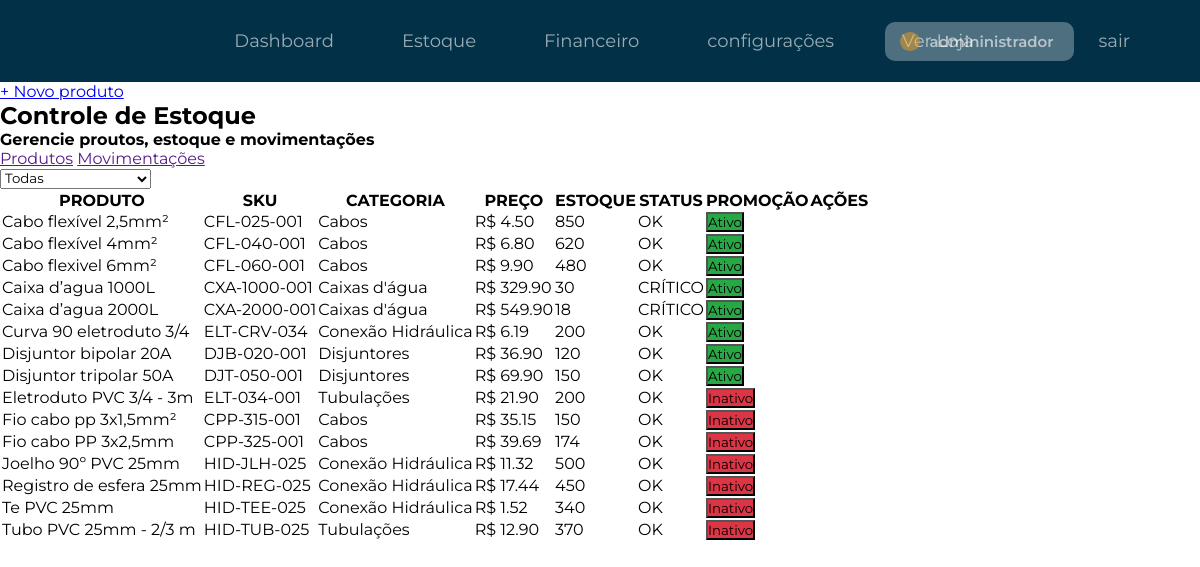
The app's page /admin/estoque.php with its own data.
### tables this page shows
CREATE TABLE produtos(
    id_produtos INT AUTO_INCREMENT PRIMARY KEY,
    nome_produtos VARCHAR(100) NOT NULL,
    sku VARCHAR(100) NOT NULL,
    categoria_id_produtos INT,
    preco DECIMAL(10,2) NOT NULL,
    estoque INT,
    descricao TEXT,
    capa VARCHAR(500),
    FOREIGN KEY (categoria_id_produtos)
    REFERENCES categoria(id_categorias)
);

CREATE TABLE categoria(
    id_categorias INT AUTO_INCREMENT PRIMARY KEY,
    nome_categorias VARCHAR(100) NOT NULL
);

### CRUD/crud.php (called while the page is built, shortened)
<?php
try {
    function readAll($pdo, $table, $where = null) {
        $sql = "SELECT * FROM $table";
        $stmt = $pdo->query($sql);
        return $stmt->fetchAll(PDO::FETCH_ASSOC);
    }
} catch (PDOException $e) {
    die("Erro de conexão: " . $e->getMessage());
}

### admin/estoque.php (the view, shortened to what this page needs)
<?php
    require_once 'CRUD/crud.php';
    $tabela_join = "produtos INNER JOIN categoria ON produtos.categoria_id_produtos = categoria.id_categorias";
    $lerProdutos = readAll($pdo, $tabela_join );
    $qt_min = 50;
?>
<!DOCTYPE html>
<html lang="pt-br">
<head>
    <link rel="stylesheet" href="../CSS/style.css">
        <link rel="stylesheet" href="../CSS/header_adm.css">
</head>
<body>
    <?php
        include 'partials/header_admin.php';
    ?>
    <a href="cadastro_produto.php" class="cproduto">+ Novo produto</a>
    <main>
        <section>
            <div class="inicio">
                <h2>Controle de Estoque</h2>
                <h4>Gerencie proutos, estoque e movimentações</h4>
                <div class="l">
                    <a href="" class="p">Produtos</a>
                    <a href="" class="m">Movimentações</a>
                </div>
                <div class="filtros">
                    <form method="GET">
                        <select name="categoria" onchange="this.form.submit()">
                            <option value="">Todas</option>
                        </select>
                    </form>
                </div>
            </div>
            <div class="b_tabela">
                <table>
                    <thead>
                        <tr>
                            <th>PRODUTO</th>
                            <th class="sku">SKU</th>
                            <th>CATEGORIA</th>
                            <th>PREÇO</th>
                            <th>ESTOQUE</th>
                            <th>STATUS</th>
                            <th>PROMOÇÃO</th>
                            <th>AÇÕES</th>
                        </tr>
                    </thead>
                    <tbody>
                        <?php
                            foreach($lerProdutos as $produtos){
                                if ($produtos['estoque'] <= $qt_min) {
                                    $situacao = 'CRÍTICO';
                                    $cor = 'vermelho';
                                } else {
                                    $situacao = 'OK';
                                    $cor = 'verde';
                                };
                        ?>
                        <tr>
                            <td class="produto"><?= $produtos['nome_produtos'] ?></td>
                            <td><?= $produtos['sku'] ?></td>
                            <td class="categoria"><?= $produtos['nome_categorias'] ?></td>
                            <td class="preco">R$ <?= $produtos['preco'] ?></td>
                            <td class="estoque"><?= $produtos['estoque'] ?></td>
                            <td class="status"><span class="<?= $cor ?>"><?= $situacao ?></span></td>
                            <td class="acoes-promocao">
                                <form method="POST" action="CRUD/toggle_promocao.php" style="display:inline;">
                                    <button type="submit" class="btn-toggle-promocao" style="background-color: <?= ($produtos['em_promocao'] == 1) ? '#28a745' : '#dc3545' ?>">
                                        <?= ($produtos['em_promocao'] == 1) ? 'Ativo' : 'Inativo' ?>
                                    </button>
                                </form>
                            </td>
                            <td class="acoes">
                            </td>
                        </tr>
                        <?php
                            };
                        ?>
                    </tbody>
                </table>
            </div>
        </section>
    </main>
</body>
</html>

### CSS/style.css (style rules this page uses)
* { margin: 0; padding: 0; box-sizing: border-box; font-family: 'Montserrat', sans-serif; }

### CSS/header_adm.css (style rules this page uses)
* { margin: 0; padding: 0; box-sizing: border-box; }

### records on screen
produtos: nome_produtos "Cabo flexível 2,5mm²", sku "CFL-025-001", categoria_id_produtos.nome_categorias "Cabos", preco "4.50", estoque "850", estoque "OK", em_promocao "Ativo"
produtos: nome_produtos "Cabo flexível 4mm²", sku "CFL-040-001", categoria_id_produtos.nome_categorias "Cabos", preco "6.80", estoque "620", estoque "OK", em_promocao "Ativo"
produtos: nome_produtos "Cabo flexivel 6mm²", sku "CFL-060-001", categoria_id_produtos.nome_categorias "Cabos", preco "9.90", estoque "480", estoque "OK", em_promocao "Ativo"
produtos: nome_produtos "Caixa d’agua 1000L", sku "CXA-1000-001", categoria_id_produtos.nome_categorias "Caixas d'água", preco "329.90", estoque "30", estoque "CRÍTICO", em_promocao "Ativo"
produtos: nome_produtos "Caixa d’agua 2000L", sku "CXA-2000-001", categoria_id_produtos.nome_categorias "Caixas d'água", preco "549.90", estoque "18", estoque "CRÍTICO", em_promocao "Ativo"
produtos: nome_produtos "Curva 90 eletroduto 3/4", sku "ELT-CRV-034", categoria_id_produtos.nome_categorias "Conexão Hidráulica", preco "6.19", estoque "200", estoque "OK", em_promocao "Ativo"
produtos: nome_produtos "Disjuntor bipolar 20A", sku "DJB-020-001", categoria_id_produtos.nome_categorias "Disjuntores", preco "36.90", estoque "120", estoque "OK", em_promocao "Ativo"
produtos: nome_produtos "Disjuntor tripolar 50A", sku "DJT-050-001", categoria_id_produtos.nome_categorias "Disjuntores", preco "69.90", estoque "150", estoque "OK", em_promocao "Ativo"
produtos: nome_produtos "Eletroduto PVC 3/4 - 3m", sku "ELT-034-001", categoria_id_produtos.nome_categorias "Tubulações", preco "21.90", estoque "200", estoque "OK", em_promocao "Inativo"
produtos: nome_produtos "Fio cabo pp 3x1,5mm²", sku "CPP-315-001", categoria_id_produtos.nome_categorias "Cabos", preco "35.15", estoque "150", estoque "OK", em_promocao "Inativo"
produtos: nome_produtos "Fio cabo PP 3x2,5mm", sku "CPP-325-001", categoria_id_produtos.nome_categorias "Cabos", preco "39.69", estoque "174", estoque "OK", em_promocao "Inativo"
produtos: nome_produtos "Joelho 90º PVC 25mm", sku "HID-JLH-025", categoria_id_produtos.nome_categorias "Conexão Hidráulica", preco "11.32", estoque "500", estoque "OK", em_promocao "Inativo"
produtos: nome_produtos "Registro de esfera 25mm", sku "HID-REG-025", categoria_id_produtos.nome_categorias "Conexão Hidráulica", preco "17.44", estoque "450", estoque "OK", em_promocao "Inativo"
produtos: nome_produtos "Te PVC 25mm", sku "HID-TEE-025", categoria_id_produtos.nome_categorias "Conexão Hidráulica", preco "1.52", estoque "340", estoque "OK", em_promocao "Inativo"
produtos: nome_produtos "Tubo PVC 25mm - 2/3 m", sku "HID-TUB-025", categoria_id_produtos.nome_categorias "Tubulações", preco "12.90", estoque "370", estoque "OK", em_promocao "Inativo"
